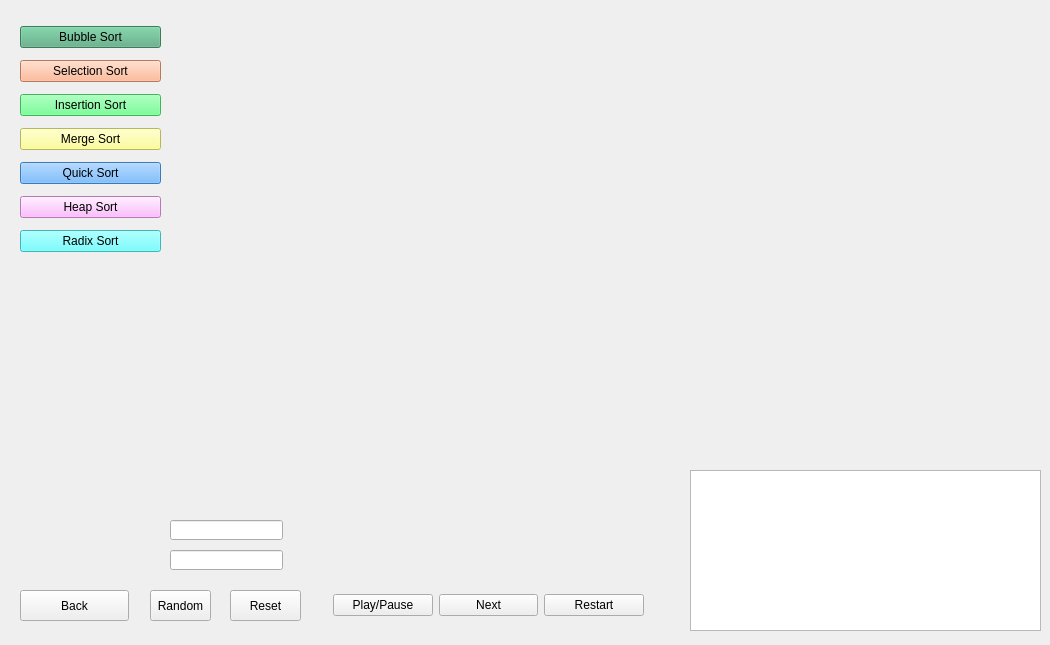
<?xml version="1.0" encoding="UTF-8"?>
<ui version="4.0">
 <class>Widget</class>
 <widget class="QWidget" name="Widget">
  <property name="geometry">
   <rect>
    <x>0</x>
    <y>0</y>
    <width>1050</width>
    <height>645</height>
   </rect>
  </property>
  <property name="windowTitle">
   <string>Sorting algorithm demonstration system</string>
  </property>
  <widget class="QWidget" name="verticalLayoutWidget">
   <property name="geometry">
    <rect>
     <x>20</x>
     <y>20</y>
     <width>141</width>
     <height>241</height>
    </rect>
   </property>
   <layout class="QVBoxLayout" name="verticalLayout">
    <item>
     <widget class="QPushButton" name="bubble_btn">
      <property name="styleSheet">
       <string notr="true">QPushButton{
	background-color: rgb(85, 170, 127);
	border-color: rgb(74, 150, 111);
}</string>
      </property>
      <property name="text">
       <string>Bubble Sort</string>
      </property>
     </widget>
    </item>
    <item>
     <widget class="QPushButton" name="selection_btn">
      <property name="styleSheet">
       <string notr="true">QPushButton{
	
	background-color: rgb(255, 170, 127);
	border-color: rgb(227, 151, 113);

}</string>
      </property>
      <property name="text">
       <string>Selection Sort</string>
      </property>
     </widget>
    </item>
    <item>
     <widget class="QPushButton" name="insertion_btn">
      <property name="styleSheet">
       <string notr="true">QPushButton{
	
	background-color: rgb(85, 255, 127);
	border-color: rgb(70, 211, 103);
}</string>
      </property>
      <property name="text">
       <string>Insertion Sort</string>
      </property>
     </widget>
    </item>
    <item>
     <widget class="QPushButton" name="merge_btn">
      <property name="styleSheet">
       <string notr="true">QPushButton{
	
	background-color: rgb(255, 255, 127);
	border-color: rgb(227, 227, 113);
}</string>
      </property>
      <property name="text">
       <string>Merge Sort</string>
      </property>
     </widget>
    </item>
    <item>
     <widget class="QPushButton" name="quick_btn">
      <property name="styleSheet">
       <string notr="true">QPushButton{
	
	background-color: rgb(85, 170, 255);
	border-color: rgb(76, 152, 228);
}</string>
      </property>
      <property name="text">
       <string>Quick Sort</string>
      </property>
     </widget>
    </item>
    <item>
     <widget class="QPushButton" name="heap_btn">
      <property name="styleSheet">
       <string notr="true">QPushButton{
	
	background-color: rgb(255, 170, 255);
       
	border-color: rgb(233, 155, 233);
}</string>
      </property>
      <property name="text">
       <string>Heap Sort</string>
      </property>
     </widget>
    </item>
    <item>
     <widget class="QPushButton" name="radix_btn">
      <property name="styleSheet">
       <string notr="true">QPushButton{
	
	background-color: rgb(85, 255, 255);
	border-color: rgb(75, 227, 227);
}</string>
      </property>
      <property name="text">
       <string>Radix Sort</string>
      </property>
     </widget>
    </item>
   </layout>
  </widget>
  <widget class="QPushButton" name="pushButton_8">
   <property name="geometry">
    <rect>
     <x>20</x>
     <y>590</y>
     <width>109</width>
     <height>31</height>
    </rect>
   </property>
   <property name="styleSheet">
    <string notr="true"/>
   </property>
   <property name="text">
    <string>Back</string>
   </property>
  </widget>
  <widget class="QPushButton" name="random_btn">
   <property name="geometry">
    <rect>
     <x>150</x>
     <y>590</y>
     <width>61</width>
     <height>31</height>
    </rect>
   </property>
   <property name="text">
    <string>Random</string>
   </property>
  </widget>
  <widget class="QPushButton" name="reset_btn">
   <property name="geometry">
    <rect>
     <x>230</x>
     <y>590</y>
     <width>71</width>
     <height>31</height>
    </rect>
   </property>
   <property name="text">
    <string>Reset</string>
   </property>
  </widget>
  <widget class="QWidget" name="horizontalLayoutWidget">
   <property name="geometry">
    <rect>
     <x>333</x>
     <y>590</y>
     <width>311</width>
     <height>31</height>
    </rect>
   </property>
   <layout class="QHBoxLayout" name="horizontalLayout">
    <item>
     <widget class="QPushButton" name="play_btn">
      <property name="baseSize">
       <size>
        <width>0</width>
        <height>20</height>
       </size>
      </property>
      <property name="text">
       <string>Play/Pause</string>
      </property>
     </widget>
    </item>
    <item>
     <widget class="QPushButton" name="next_btn">
      <property name="text">
       <string>Next</string>
      </property>
     </widget>
    </item>
    <item>
     <widget class="QPushButton" name="restart_btn">
      <property name="text">
       <string>Restart</string>
      </property>
     </widget>
    </item>
   </layout>
  </widget>
  <widget class="QLineEdit" name="num_text">
   <property name="geometry">
    <rect>
     <x>170</x>
     <y>520</y>
     <width>113</width>
     <height>20</height>
    </rect>
   </property>
  </widget>
  <widget class="QLineEdit" name="array_text">
   <property name="geometry">
    <rect>
     <x>170</x>
     <y>550</y>
     <width>113</width>
     <height>20</height>
    </rect>
   </property>
  </widget>
  <widget class="QPlainTextEdit" name="plainTextEdit">
   <property name="geometry">
    <rect>
     <x>690</x>
     <y>470</y>
     <width>351</width>
     <height>161</height>
    </rect>
   </property>
  </widget>
 </widget>
 <resources/>
 <connections/>
</ui>
